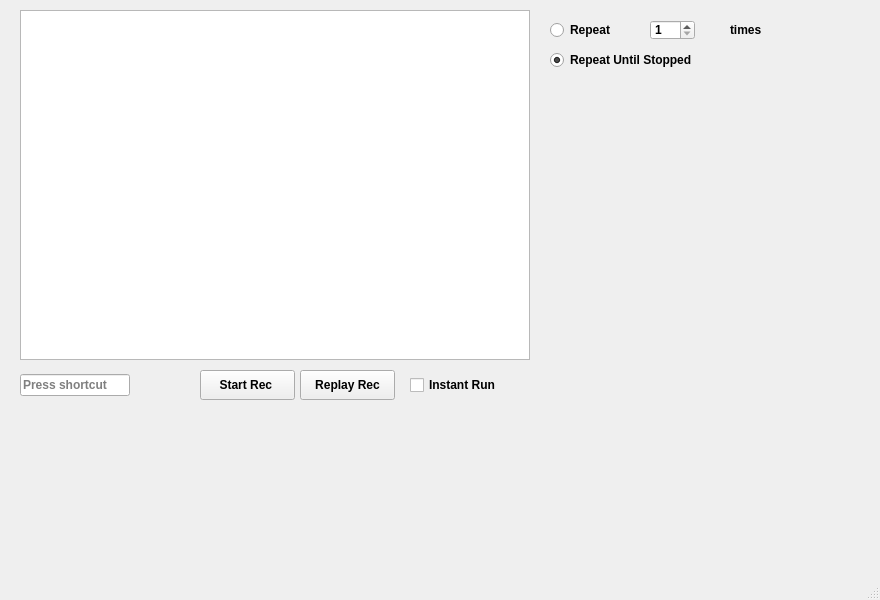
<?xml version="1.0" encoding="UTF-8"?>
<ui version="4.0">
 <class>MainWindow</class>
 <widget class="QMainWindow" name="MainWindow">
  <property name="geometry">
   <rect>
    <x>0</x>
    <y>0</y>
    <width>880</width>
    <height>600</height>
   </rect>
  </property>
  <property name="font">
   <font>
    <family>Microsoft JhengHei UI</family>
    <pointsize>9</pointsize>
    <weight>75</weight>
    <bold>true</bold>
   </font>
  </property>
  <property name="windowTitle">
   <string>MainWindow</string>
  </property>
  <widget class="QWidget" name="centralwidget">
   <widget class="QPushButton" name="startRec_btn">
    <property name="geometry">
     <rect>
      <x>200</x>
      <y>370</y>
      <width>95</width>
      <height>30</height>
     </rect>
    </property>
    <property name="text">
     <string>Start Rec </string>
    </property>
   </widget>
   <widget class="QPushButton" name="replayRec_btn">
    <property name="geometry">
     <rect>
      <x>300</x>
      <y>370</y>
      <width>95</width>
      <height>30</height>
     </rect>
    </property>
    <property name="text">
     <string>Replay Rec</string>
    </property>
   </widget>
   <widget class="QCheckBox" name="instant_run">
    <property name="geometry">
     <rect>
      <x>410</x>
      <y>370</y>
      <width>120</width>
      <height>30</height>
     </rect>
    </property>
    <property name="text">
     <string>Instant Run</string>
    </property>
   </widget>
   <widget class="QKeySequenceEdit" name="hotkey_setting">
    <property name="geometry">
     <rect>
      <x>20</x>
      <y>370</y>
      <width>110</width>
      <height>30</height>
     </rect>
    </property>
   </widget>
   <widget class="QTableWidget" name="rec_events_table">
    <property name="geometry">
     <rect>
      <x>20</x>
      <y>10</y>
      <width>510</width>
      <height>350</height>
     </rect>
    </property>
    <property name="autoScroll">
     <bool>true</bool>
    </property>
   </widget>
   <widget class="QRadioButton" name="repeat_spec_times">
    <property name="geometry">
     <rect>
      <x>550</x>
      <y>20</y>
      <width>100</width>
      <height>20</height>
     </rect>
    </property>
    <property name="text">
     <string>Repeat</string>
    </property>
   </widget>
   <widget class="QRadioButton" name="repeat_until_stop">
    <property name="geometry">
     <rect>
      <x>550</x>
      <y>50</y>
      <width>190</width>
      <height>20</height>
     </rect>
    </property>
    <property name="text">
     <string>Repeat Until Stopped</string>
    </property>
    <property name="checked">
     <bool>true</bool>
    </property>
   </widget>
   <widget class="QSpinBox" name="repeat_times_spinBox">
    <property name="geometry">
     <rect>
      <x>650</x>
      <y>20</y>
      <width>45</width>
      <height>20</height>
     </rect>
    </property>
    <property name="minimum">
     <number>1</number>
    </property>
    <property name="maximum">
     <number>1000</number>
    </property>
   </widget>
   <widget class="QLabel" name="label">
    <property name="geometry">
     <rect>
      <x>730</x>
      <y>20</y>
      <width>60</width>
      <height>20</height>
     </rect>
    </property>
    <property name="text">
     <string>times</string>
    </property>
   </widget>
  </widget>
  <widget class="QMenuBar" name="menubar">
   <property name="geometry">
    <rect>
     <x>0</x>
     <y>0</y>
     <width>880</width>
     <height>26</height>
    </rect>
   </property>
  </widget>
  <widget class="QStatusBar" name="statusbar"/>
 </widget>
 <resources/>
 <connections/>
</ui>
